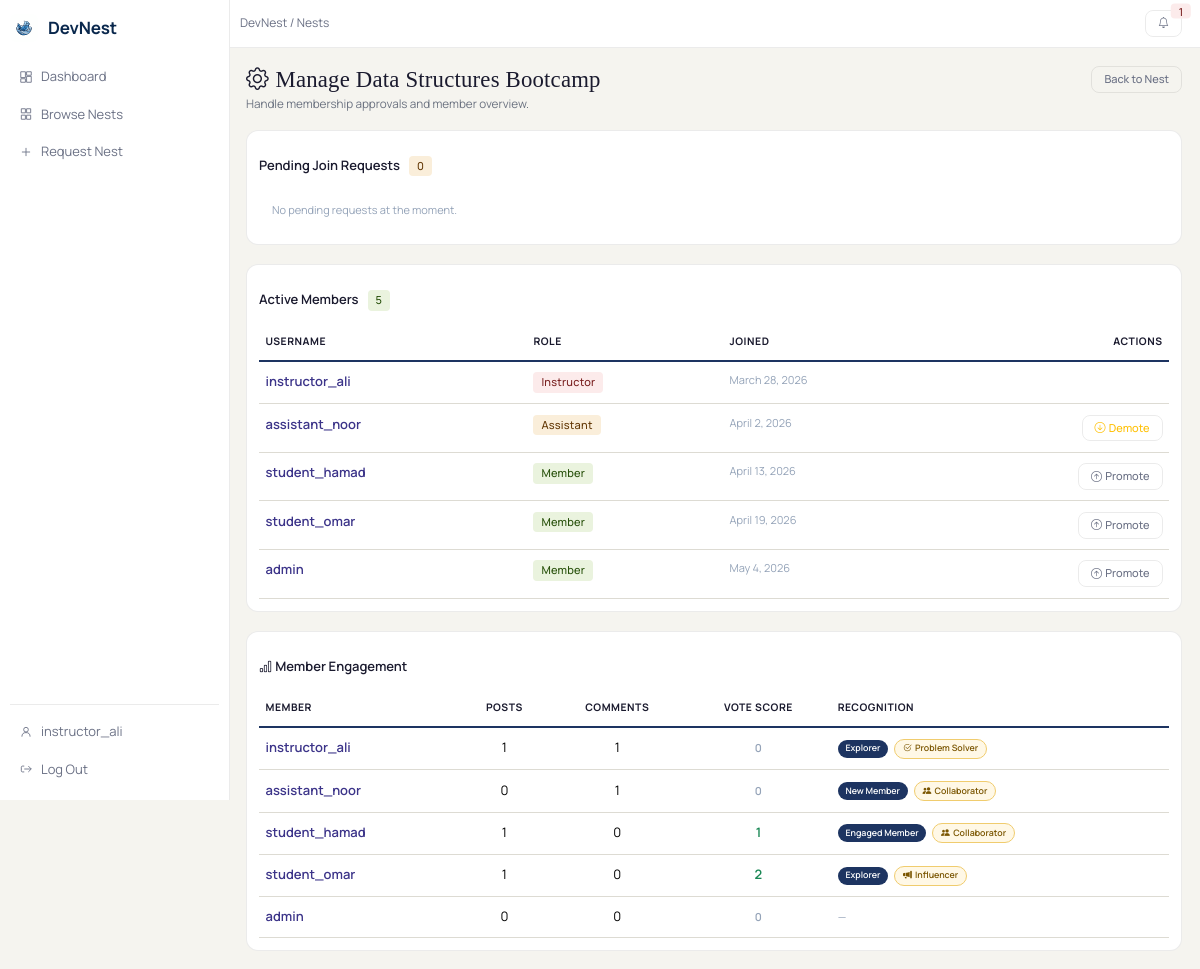
The app's page /nests/2/manage/ (signed in), older data.
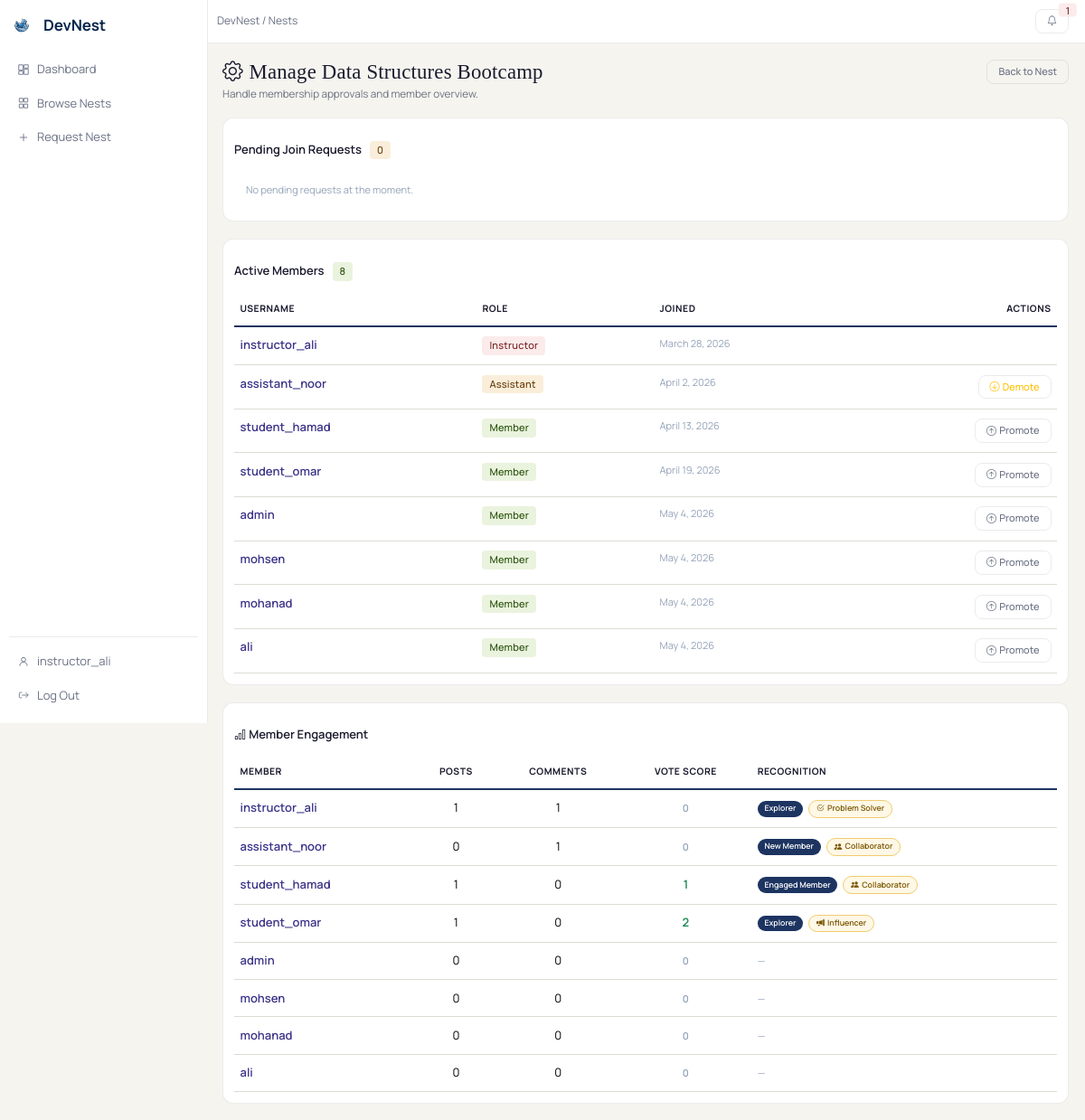
The same page, newer data.
### nests/models.py (models this page shows, shortened)
class Nest(models.Model):
    class Status(models.TextChoices):
        PENDING  = 'pending',  'Pending'
        APPROVED = 'approved', 'Approved'
        REJECTED = 'rejected', 'Rejected'
    name        = models.CharField(max_length=255)
    description = models.TextField()
    creator     = models.ForeignKey(settings.AUTH_USER_MODEL, on_delete=models.CASCADE)
    members     = models.ManyToManyField(
        settings.AUTH_USER_MODEL,
        through='NestMembership',
        related_name='nests',
    )
    status      = models.CharField(
        max_length=20,
        choices=Status.choices,
        default=Status.PENDING,
    )
    created_at  = models.DateTimeField(auto_now_add=True)
    def membership_for(self, user):
        if not getattr(user, 'is_authenticated', False):
            return None
        return self.memberships.filter(user=user, status=NestMembership.Status.ACTIVE).first()
    def is_nest_staff(self, user):
        m = self.membership_for(user)
        return m is not None and m.role in (NestMembership.Role.INSTRUCTOR, NestMembership.Role.ASSISTANT)

class NestMembership(models.Model):
    class Role(models.TextChoices):
        INSTRUCTOR = 'instructor', 'Instructor'
        ASSISTANT  = 'assistant',  'Assistant'
        MEMBER     = 'member',     'Member'
    class Status(models.TextChoices):
        PENDING  = 'pending',  'Pending'
        ACTIVE   = 'active',   'Active'
        REJECTED = 'rejected', 'Rejected'
    nest      = models.ForeignKey(Nest, on_delete=models.CASCADE, related_name='memberships')
    user      = models.ForeignKey(settings.AUTH_USER_MODEL, on_delete=models.CASCADE, related_name='nest_memberships')
    role      = models.CharField(max_length=20, choices=Role.choices, default=Role.MEMBER)
    status    = models.CharField(max_length=20, choices=Status.choices, default=Status.PENDING)
    joined_at = models.DateTimeField(auto_now_add=True)
    class Meta:
        constraints = [
            models.UniqueConstraint(fields=['nest', 'user'], name='unique_nest_membership')
        ]
        ordering = ['nest', 'joined_at']

### recognition/models.py (models this page shows, shortened)
class NestRecognition(models.Model):
    user         = models.ForeignKey(User, on_delete=models.CASCADE, related_name='recognitions')
    nest         = models.ForeignKey(Nest, on_delete=models.CASCADE, related_name='recognitions')
    score        = models.IntegerField(default=0)
    title        = models.CharField(max_length=64, choices=TITLE_CHOICES, default="New Member")
    badge        = models.CharField(max_length=64, choices=BADGE_CHOICES, blank=True, default="")
    last_updated = models.DateTimeField(auto_now=True)
    class Meta:
        unique_together = [('user', 'nest')]
        ordering = ['-score']
    @property
    def badge_icon(self):
        return BADGE_ICONS.get(self.badge, "bi-award")

### nests/views.py (the view, shortened to what this page needs)
# urls.py: path('<int:nest_id>/manage/', views.manage_nest_view,       name='manage_nest'),
def manage_nest_view(request: HttpRequest, nest_id: int):
    if not request.user.is_authenticated:
        return _require_auth(request, 'You must be signed in and be a nest-staff member to manage a nest.')
    nest = get_object_or_404(Nest, pk=nest_id, status=Nest.Status.APPROVED)
    if not (nest.is_nest_staff(request.user) or nest.is_site_staff(request.user)):
        return _deny_access(request, 'Only nest-staff (instructor or assistant) can manage this nest.', 'nests:nest_detail', nest_id=nest.pk)
    pending_requests = nest.memberships.filter(status=NestMembership.Status.PENDING)
    active_members   = nest.memberships.filter(status=NestMembership.Status.ACTIVE).select_related('user')
    from recognition.models import NestRecognition
    rec_map = {r.user_id: r for r in NestRecognition.objects.filter(nest=nest)}
    analytics = []
    for m in active_members:
        post_count    = Post.objects.filter(user=m.user, nest=nest).count()
        comment_count = Comment.objects.filter(user=m.user, post__nest=nest).count()
        vote_score    = (
            PostVote.objects.filter(post__nest=nest, post__user=m.user)
            .aggregate(total=Coalesce(Sum('value'), Value(0)))['total']
        )
        rec = rec_map.get(m.user_id)
        analytics.append({
            'membership': m,
            'post_count': post_count,
            'comment_count': comment_count,
            'vote_score': vote_score,
            'rec': rec,
        })
    return render(request, 'nests/manage_nest.html', {
        'nest': nest,
        'pending_requests': pending_requests,
        'active_members': active_members,
        'analytics': analytics,
    })

### nests/templates/nests/manage_nest.html (shortened to what this page needs)
{% extends "nests/base.html" %}
{% block content %}
<div class="nest-page-head">
    <div>
        <h2 class="nest-page-title"><i class="bi bi-gear me-2"></i>Manage {{ nest.name }}</h2>
        <p class="nest-page-subtitle">Handle membership approvals and member overview.</p>
    </div>
    <a href="{% url 'nests:nest_detail' nest_id=nest.pk %}" class="nest-btn-soft">Back to Nest</a>
</div>
<div class="nest-surface mb-4 overflow-hidden">
    <div class="card-header fw-semibold bg-transparent border-0 py-3">
        Pending Join Requests
        <span class="nest-chip nest-chip-pending ms-2">{{ pending_requests|length }}</span>
    </div>
    <div class="card-body p-0">
        {% if pending_requests %}
        <table class="table table-hover mb-0 nest-table">
            <thead>
                <tr>
                    <th>Username</th>
                    <th>Requested</th>
                    <th class="text-end">Actions</th>
                </tr>
            </thead>
            <tbody>
                {% for m in pending_requests %}
                <tr>
                    <td class="align-middle">
                        <a href="{% url 'accounts:user_profile_view' user_name=m.user.username %}" class="text-decoration-none fw-semibold">{{ m.user.username }}</a>
                    </td>
                    <td class="align-middle text-muted small">{{ m.joined_at|date:"N j, Y" }}</td>
                    <td class="text-end">
                        <form method="post" class="d-inline">
                            {% csrf_token %}
                            <input type="hidden" name="membership_id" value="{{ m.pk }}">
                            <button name="action" value="approve" class="nest-btn-main btn-sm me-1">
                                <i class="bi bi-check-lg"></i> Approve
                            </button>
                            <button name="action" value="reject" class="btn btn-sm btn-outline-danger rounded-3">
                                <i class="bi bi-x-lg"></i> Reject
                            </button>
                        </form>
                    </td>
                </tr>
                {% endfor %}
            </tbody>
        </table>
        {% else %}
        <p class="text-muted p-3 mb-0">No pending requests at the moment.</p>
        {% endif %}
    </div>
</div>
<div class="nest-surface overflow-hidden">
    <div class="card-header fw-semibold bg-transparent border-0 py-3">
        Active Members
        <span class="nest-chip nest-chip-approved ms-2">{{ active_members|length }}</span>
    </div>
    <div class="card-body p-0">
        {% if active_members %}
        <table class="table table-hover mb-0 nest-table">
            <thead>
                <tr>
                    <th>Username</th>
                    <th>Role</th>
                    <th>Joined</th>
                    <th class="text-end">Actions</th>
                </tr>
            </thead>
            <tbody>
                {% for m in active_members %}
                <tr>
                    <td>
                        <a href="{% url 'accounts:user_profile_view' user_name=m.user.username %}" class="text-decoration-none fw-semibold">{{ m.user.username }}</a>
                    </td>
                    <td>
                        <span class="nest-chip {% if m.role == 'instructor' %}nest-chip-rejected{% elif m.role == 'assistant' %}nest-chip-pending{% else %}nest-chip-approved{% endif %}">
                            {{ m.get_role_display }}
                        </span>
                    </td>
                    <td class="text-muted small">{{ m.joined_at|date:"N j, Y" }}</td>
                    <td class="text-end">
                        {% if m.role == 'member' %}
                        <form method="post" class="d-inline">
                            <button name="action" value="promote" class="btn btn-sm btn-outline-secondary rounded-3">
                                <i class="bi bi-arrow-up-circle me-1"></i>Promote
                            </button>
                        </form>
                        {% elif m.role == 'assistant' %}
                        <form method="post" class="d-inline">
                            <button name="action" value="demote" class="btn btn-sm btn-outline-warning rounded-3">
                                <i class="bi bi-arrow-down-circle me-1"></i>Demote
                            </button>
                        </form>
                        {% endif %}
                    </td>
                </tr>
                {% endfor %}
            </tbody>
        </table>
        {% else %}
        <p class="text-muted p-3 mb-0">No active members yet.</p>
        {% endif %}
    </div>
</div>
{% if analytics %}
<div class="nest-surface overflow-hidden mt-4">
    <div class="card-header fw-semibold bg-transparent border-0 py-3">
        <i class="bi bi-bar-chart me-1"></i>Member Engagement
    </div>
    <div class="card-body p-0">
        <table class="table table-hover mb-0 nest-table">
            <thead>
                <tr>
                    <th>Member</th>
                    <th class="text-center">Posts</th>
                    <th class="text-center">Comments</th>
                    <th class="text-center">Vote Score</th>
                    <th>Recognition</th>
                </tr>
            </thead>
            <tbody>
                {% for row in analytics %}
                <tr>
                    <td>
                        <a href="{% url 'accounts:user_profile_view' user_name=row.membership.user.username %}" class="text-decoration-none fw-semibold">{{ row.membership.user.username }}</a>
                    </td>
                    <td class="text-center">{{ row.post_count }}</td>
                    <td class="text-center">{{ row.comment_count }}</td>
                    <td class="text-center">
                        <span class="{% if row.vote_score > 0 %}text-success{% elif row.vote_score < 0 %}text-danger{% else %}text-muted{% endif %} fw-semibold">
                            {{ row.vote_score }}
                        </span>
                    </td>
                    <td>
                        {% if row.rec %}
                        <span class="recog-title-pill">{{ row.rec.title }}</span>
                        {% if row.rec.badge %}
                        <span class="recog-badge-pill ms-1"><i class="bi {{ row.rec.badge_icon }}"></i> {{ row.rec.badge }}</span>
                        {% endif %}
                        {% else %}
                        <small class="text-muted">—</small>
                        {% endif %}
                    </td>
                </tr>
                {% endfor %}
            </tbody>
        </table>
    </div>
</div>
{% endif %}
{% endblock %}

### nests/templates/nests/base.html (shortened to what this page needs)
{% load static %}
<!doctype html>
<html lang="en">
<head>
	<link href="https://cdn.jsdelivr.net/npm/bootstrap@5.3.3/dist/css/bootstrap.min.css" rel="stylesheet">
	<link href="https://cdn.jsdelivr.net/npm/bootstrap-icons@1.11.3/font/bootstrap-icons.css" rel="stylesheet">
	<link rel="stylesheet" href="{% static 'css/nests.css' %}">
	<link rel="stylesheet" href="{% static 'css/design-system.css' %}">
</head>
<body class="nest-shell">
	<div class="nest-layout">
		<aside class="nest-sidebar">
			<a class="nest-sidebar__brand" href="/">
				<img src="{% static 'images/logo.svg' %}" alt="DevNest" width="28" height="28" style="border-radius:6px;">
				<span class="nest-sidebar__name">DevNest</span>
			</a>
			<nav class="nest-sidebar__nav" aria-label="Primary">
				<a class="nest-sidebar__link {% if request.path == '/nests/' %}is-active{% endif %}" href="{% url 'nests:nest_dashboard' %}">
					<svg viewBox="0 0 24 24" fill="none" aria-hidden="true"><path d="M3 13h8V3H3v10Zm0 8h8v-6H3v6Zm10 0h8V11h-8v10Zm0-18v6h8V3h-8Z" stroke="currentColor"/></svg>
					<span>Dashboard</span>
				</a>
				<a class="nest-sidebar__link {% if '/nests/browse/' in request.path %}is-active{% endif %}" href="{% url 'nests:nest_list_view' %}">
					<svg viewBox="0 0 24 24" fill="none" aria-hidden="true"><path d="M11 3H4v7h7V3Zm9 0h-7v7h7V3ZM11 14H4v7h7v-7Zm9 0h-7v7h7v-7Z" stroke="currentColor"/></svg>
					<span>Browse Nests</span>
				</a>
				<a class="nest-sidebar__link {% if '/nests/request/' in request.path %}is-active{% endif %}" href="{% url 'nests:request_nest_view' %}">
					<svg viewBox="0 0 24 24" fill="none" aria-hidden="true"><path d="M12 5v14M5 12h14" stroke="currentColor"/></svg>
					<span>Request Nest</span>
				</a>
			</nav>
			{% if request.user.is_authenticated %}
			<div class="nest-sidebar__footer">
				<a class="nest-sidebar__link {% if '/accounts/profile/' in request.path %}is-active{% endif %}" href="{% url 'accounts:user_profile_view' request.user.username %}">
					<svg viewBox="0 0 24 24" fill="none" aria-hidden="true"><path d="M12 12a4 4 0 1 0 0-8 4 4 0 0 0 0 8Zm-7 8a7 7 0 0 1 14 0" stroke="currentColor"/></svg>
					<span>{{ request.user.username }}</span>
				</a>
				<a class="nest-sidebar__link" href="{% url 'accounts:log_out' %}?next={{request.path}}">
					<svg viewBox="0 0 24 24" fill="none" aria-hidden="true"><path d="M9 7H6a2 2 0 0 0-2 2v6a2 2 0 0 0 2 2h3M16 17l5-5-5-5M21 12H9" stroke="currentColor"/></svg>
					<span>Log Out</span>
				</a>
			</div>
			{% endif %}
		</aside>
		<div class="nest-main-wrap">
			<header class="nest-topbar-v2">
				<div class="nest-topbar-v2__crumb">{% block topbar_crumb %}DevNest / Nests{% endblock %}</div>
				<div class="d-flex align-items-center gap-2">
					{% if request.user.is_authenticated %}
						<div class="dropdown">
							<button class="btn btn-sm btn-light position-relative" type="button" id="nestNotifDropdown" data-bs-toggle="dropdown" aria-expanded="false" title="Notifications">
								<i class="bi bi-bell"></i>
								{% if unread_notifications_count %}
								<span class="position-absolute top-0 start-100 translate-middle badge rounded-pill bg-danger">{{ unread_notifications_count }}</span>
								{% endif %}
							</button>
						</div>
					{% else %}
						<a class="btn btn-sm btn-light" href="{% url 'accounts:sign_in' %}?next={{request.path}}">Sign in</a>
					{% endif %}
				</div>
			</header>
			<main class="nest-content">
				{% block content %}{% endblock %}
			</main>
		</div>
	</div>
</body>
</html>

Row changes from the older to the newer data that the page shows:
added NestMembership: user.username "mohsen", role "Member", joined_at "May 4, 2026", membership.user.username "mohsen", post_count "0", comment_count "0", vote_score "0"
added NestMembership: user.username "mohanad", role "Member", joined_at "May 4, 2026", membership.user.username "mohanad", post_count "0", comment_count "0", vote_score "0"
added NestMembership: user.username "ali", role "Member", joined_at "May 4, 2026", membership.user.username "ali", post_count "0", comment_count "0", vote_score "0"
Text that changed along with them:
{{ active_members|length }}: "5" → "8"
